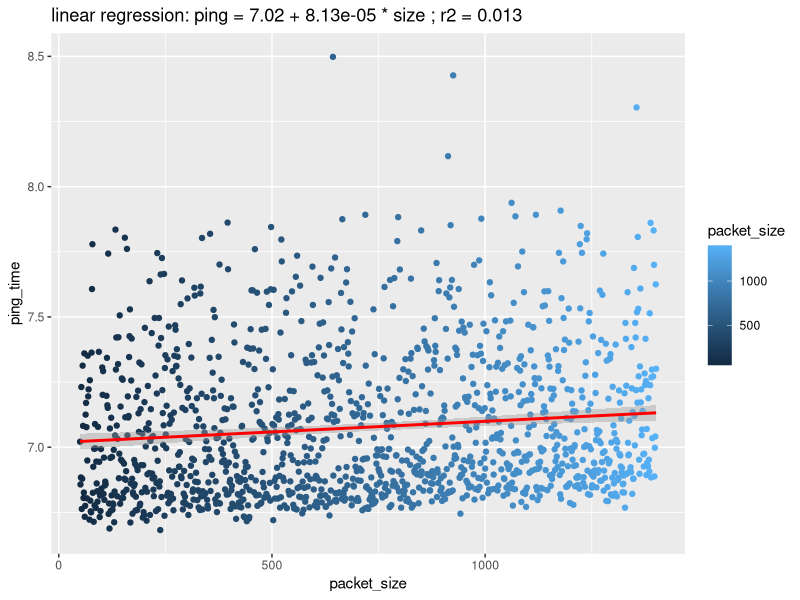

Source code (R):
library(ggplot2)
library(plyr)
df_orig = read.csv("data.csv",header=F,col.names = c("packet_size","ping_time"))

#df = df_orig[df_orig$ping_time<50,]
df = ddply(df_orig,c("packet_size"), summarize, ping_time=min(ping_time))


lin_regr = lm(ping_time ~ packet_size, data=df)
lbl = paste("linear regression: ping =",signif(summary(lin_regr)$coef[[1]],digits = 3),
            "+",signif(summary(lin_regr)$coef[[2]],digits = 3),
            "* size","; r2 =",signif(summary(lin_regr)$r.squared,digits = 3))

png(file='ping_analysis_graph.png',width=800,height=600)

ggplot(data = df, aes(x = packet_size, y = ping_time)) +
  geom_point(aes(colour=packet_size)) +
  stat_smooth(method = "lm", color="red") +
  ggtitle(label=lbl)

dev.off()